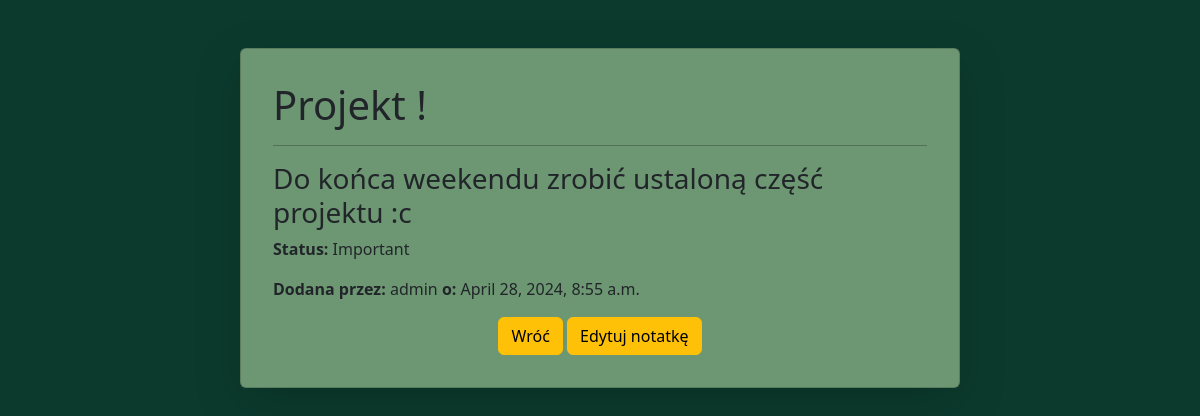
/detail_note/1/, run on the app's committed database.
### aplikacjaNotatnik/models.py (models this page shows, shortened)
class Note(models.Model):
    STATUS_CHOICES = (
        ('Important', 'Important'),
        ('Usually', 'Usually')
    )
    title = models.CharField(max_length=100)
    text = models.TextField()
    time = models.DateTimeField(auto_now_add=True)
    author = models.ForeignKey(User, on_delete=models.CASCADE)
    status = models.CharField(max_length=10, choices=STATUS_CHOICES, default='Usually')
    id = models.AutoField(primary_key=True)

### aplikacjaNotatnik/views.py (the view)
# urls.py: path("detail_note/<int:id>/", views.detail_note, name='detail_note'),
def detail_note(request, id):
    note = get_object_or_404(Note, pk=id)
    return render(request, "detail_note.html", {"note": note})

### aplikacjaNotatnik/templates/detail_note.html (shortened to what this page needs)
{% extends "base.html" %}
{% load static %}
{% block content %}
    <div class="container mt-5">
        <div class="row justify-content-center">
            <div class="col-md-8">
                <div class="card shadow-lg p-3 mb-5 rounded" style="background-color: #6D9773;">
                    <div class="card-body">
                        <h1 class="card-title">{{ note.title }}</h1>
                        <hr>
                        <h3 class="card-text">{{ note.text }}</h3>
                        <p class="card-text"><strong>Status:</strong> {{ note.status }}</p>
                        <p class="card-text"><strong>Dodana przez:</strong> {{ note.author }} <strong>o:</strong> {{ note.time }}</p>
                        <div class="info-center">
                            <a class="btn btn-warning" href="{% url 'notes_list' %}">Wróć</a>
                             <a class="btn btn-warning" href="{% url 'edit_note' note.id %}">Edytuj notatkę</a>
                        </div>
                    </div>
                </div>
            </div>
        </div>
    </div>
{% endblock %}

### aplikacjaNotatnik/static/css/notatnik.css (style rules this page uses)
body { background-color: #0C3B2E !important; }
.info-center, .info { text-align: center !important; }
hr { color: black !important; }

### data on the page
Note: title "Projekt !", text "Do końca weekendu zrobić ustaloną część projektu :c", status "Important", author "admin", time "April 28, 2024, 8:55 a.m."
